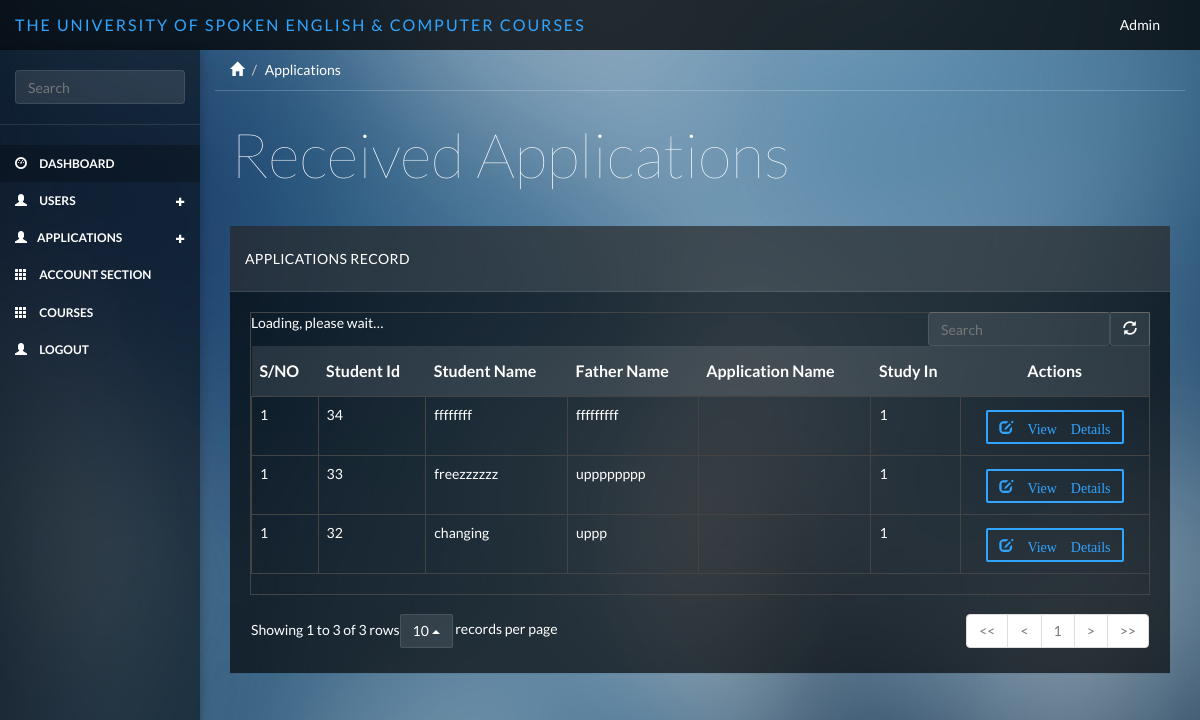
Before: /applications/applications_views with the older database file.
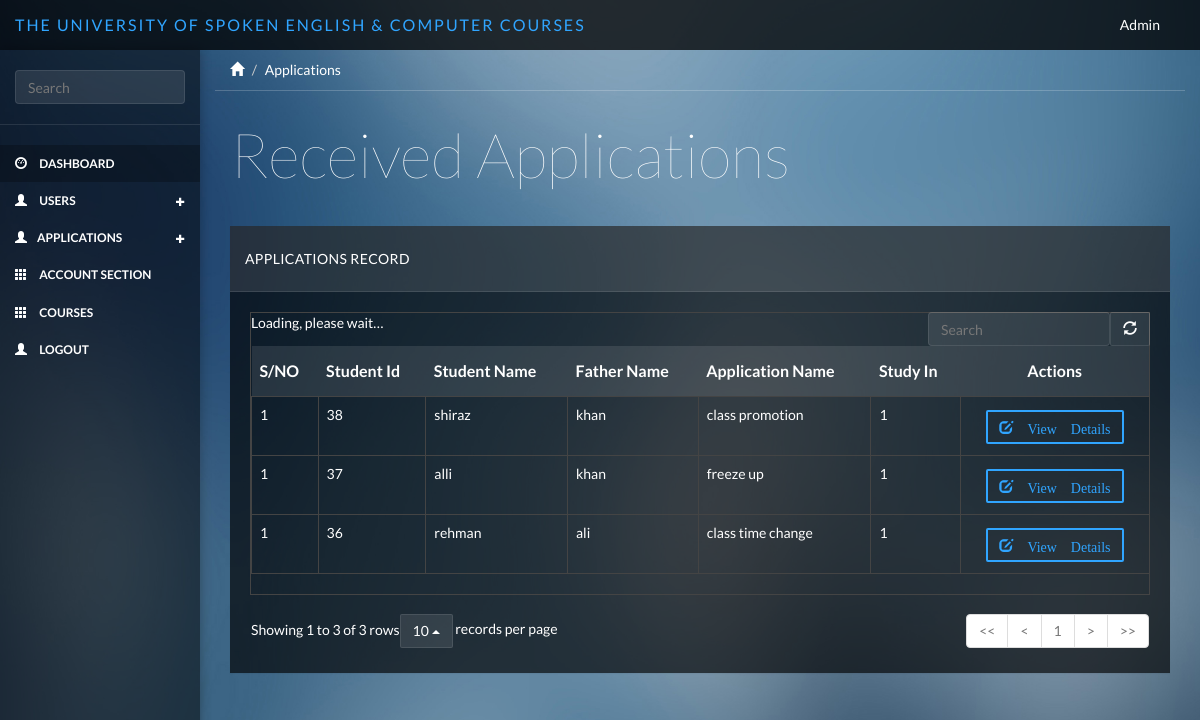
After: the same page with the newer database file.
### tables this page shows
CREATE TABLE IF NOT EXISTS `application` (
  `app_id` int(11) NOT NULL AUTO_INCREMENT,
  `fkuser_id` int(11) NOT NULL,
  `app_to` varchar(255) NOT NULL,
  `application_name` varchar(255) NOT NULL,
  `app_director` varchar(255) NOT NULL,
  `subject_line` varchar(255) NOT NULL,
  `yours_obediently` varchar(255) NOT NULL,
  `series` varchar(255) NOT NULL,
  `app_timing` varchar(255) NOT NULL,
  `teacher` varchar(255) NOT NULL,
  `chief_counselor` varchar(255) NOT NULL,
  `accountant` varchar(255) NOT NULL,
  `app_date` varchar(255) NOT NULL,
  `created_at` varchar(255) NOT NULL,
  `updated_at` varchar(255) NOT NULL,
  `created_by` varchar(255) NOT NULL,
  PRIMARY KEY (`app_id`)
);

CREATE TABLE IF NOT EXISTS `users` (
  `u_id` int(11) NOT NULL AUTO_INCREMENT,
  `name` varchar(255) NOT NULL,
  `f_name` varchar(255) NOT NULL,
  `age` varchar(255) NOT NULL,
  `contact` varchar(255) NOT NULL,
  `country_id` varchar(255) NOT NULL,
  `province_id` varchar(255) NOT NULL,
  `city_id` varchar(255) NOT NULL,
  `address` varchar(255) NOT NULL,
  `email` varchar(255) NOT NULL,
  `password` varchar(500) NOT NULL,
  `role` varchar(255) NOT NULL,
  `fktestresult_id` int(11) NOT NULL,
  `description` varchar(255) NOT NULL,
  `created_at` varchar(255) NOT NULL,
  `updated_at` varchar(255) NOT NULL,
  `created_by` varchar(255) NOT NULL,
  PRIMARY KEY (`u_id`)
);

### application/controllers/Applications.php (called while the page is built, shortened)
<?php
class Applications extends CI_Controller {
     public function applications_views(){
        $this->db->select('*');
        $this->db->from('application');
        $this->db->join('users','users.u_id = application.fkuser_id');
        $this->db->join('class_promotion_app','application.app_id = class_promotion_app.fkapp_id');
        $query = $this->db->get();
        $result['result'] = $query->result();
        $this->db->select('*');
        $this->db->from('application');
        $this->db->join('users','users.u_id = application.fkuser_id');
        $this->db->join('freeze_semester_app','application.app_id = freeze_semester_app.fkapp_id');
        $query = $this->db->get();
        $result['result_1'] = $query->result();
        $this->db->select('*');
        $this->db->from('application');
        $this->db->join('users','users.u_id = application.fkuser_id');
        $this->db->join('time_changing_app','application.app_id = time_changing_app.fkapp_id');
        $query = $this->db->get();
        $result['result_2'] = $query->result();
        $this->load->view('include/header');
        $this->load->view('include/sidebar');
        $this->load->view('applications/applications_view',$result);
        $this->load->view('include/footer');
    }
}

### index.php (called while the page is built, shortened)
<?php
require_once BASEPATH.'core/CodeIgniter.php';

### application/views/applications/applications_view.php (the view)
<div class="col-sm-9 col-sm-offset-3 col-lg-10 col-lg-offset-2 main">
    <div class="row">
        <ol class="breadcrumb">
            <li><a href="#"><span class="glyphicon glyphicon-home"></span></a></li>
            <li class="active">Applications </li>
        </ol>
    </div>
    <div class="row">
        <div class="col-lg-12">
            <h1 class="page-header">Received Applications</h1>
        </div>
    </div>
    <div class="row">
        <div class="col-lg-12">
            <div class="panel panel-default">
                <div  class="panel-heading">Applications Record</div>
                <div class="panel-body">
                    <table data-toggle="table" data-show-refresh="true" data-search="true" data-select-item-name="toolbar1" data-pagination="true" data-sort-name="name" data-sort-order="desc">
                        <thead>
                        <tr>
                            <th  data-sortable="true"><b>S/NO</b></th>
                            <th  data-sortable="true"><b>Student Id</b></th>
                            <th  data-sortable="true"><b>Student Name</b></th>
                            <th  data-sortable="true"><b>Father Name</b></th>
                            <th  data-sortable="true"><b>Application Name</b></th>
                            <th  data-sortable="true"><b>Study In</b></th>
                            <th  colspan="2" class="text-center"><b>Actions</b></th>
                        </tr>
                        </thead>
                        <tbody>
                            <?php foreach ($result  as $array)?>
                             <tr>
                                 <td>1</td>
                                 <td><?=$array->fkuser_id?></td>
                                 <td><?=$array->name?></td>
                                 <td><?=$array->f_name?></td>
                                 <td><?=$array->application_name?></td>
                                 <td>1</td>
                                 <td>
                                     <a href="" type="button" class="btn btn-primary glyphicon glyphicon-edit btn-outline margin"> View Details</a>
                                 </td>
                             </tr>
                             <?php foreach ($result_1  as $array)?>
                             <tr>
                                 <td>1</td>
                                 <td><?=$array->fkuser_id?></td>
                                 <td><?=$array->name?></td>
                                 <td><?=$array->f_name?></td>
                                 <td><?=$array->application_name?></td>
                                 <td>1</td>
                                 <td>
                                     <a href="" type="button" class="btn btn-primary glyphicon glyphicon-edit btn-outline margin"> View Details</a>
                                 </td>
                             </tr>
                             <?php foreach ($result_2  as $array)?>
                             <tr>
                                 <td>1</td>
                                 <td><?=$array->fkuser_id?></td>
                                 <td><?=$array->name?></td>
                                 <td><?=$array->f_name?></td>
                                 <td><?=$array->application_name?></td>
                                 <td>1</td>
                                 <td>
                                     <a href="" type="button" class="btn btn-primary glyphicon glyphicon-edit btn-outline margin"> View Details</a>
                                 </td>
                             </tr>
                        </tbody>
                    </table>
                </div>
            </div>
        </div>
    </div>
</div>

### application/views/include/header.php (shortened to what this page needs)
<!DOCTYPE html>
<html>
<head>
    <link href="<?=base_url()?>public/css/bootstrap.min.css" rel="stylesheet">
    <link href="<?=base_url()?>public/css/datepicker3.css" rel="stylesheet">
    <link href="<?=base_url()?>public/css/styles.css" rel="stylesheet">
</head>
<body>
<nav class="navbar navbar-inverse navbar-fixed-top" role="navigation">
    <div class="container-fluid">
        <div class="navbar-header">
            <a class="navbar-brand" href="#"><span>The University of Spoken English & Computer Courses</span></a>
            <ul class="nav navbar-top-links navbar-right">
                <li class="dropdown">
                    <a class="dropdown-toggle count-info" data-toggle="dropdown" href="#">
                       Admin
                    </a>
                </li>
            </ul>
        </div>
    </div>
</nav>

### application/views/include/sidebar.php (shortened to what this page needs)
<div id="sidebar-collapse" class="col-sm-3 col-lg-2 sidebar">
    <form role="search">
        <div class="form-group">
            <input type="text" class="form-control" placeholder="Search">
        </div>
    </form>
    <ul class="nav menu">
        <li class="active"><a href="<?= site_url()?>home"><span class="glyphicon glyphicon-dashboard"></span> Dashboard</a></li>
        <li class="parent ">
            <a href="#">
                <span class="glyphicon glyphicon-user"></span> Users <span data-toggle="collapse" href="#sub-item-1" class="icon pull-right"><em class="glyphicon glyphicon-s glyphicon-plus"></em></span>
            </a>
            <a href="#">
                <span class="glyphicon glyphicon-user"></span>Applications<span data-toggle="collapse" href="#sub-item-2" class="icon pull-right"><em class="glyphicon glyphicon-s glyphicon-plus"></em></span>
            </a>
        </li>
        <li>
            <a href="<?= site_url()?>accountsection/student_registration">
                <span class="glyphicon glyphicon-th"></span> Account Section
            </a>
        </li>
         <li>
            <a href="<?= site_url()?>courses/course_add">
                <span class="glyphicon glyphicon-th"></span> Courses
            </a>
        </li>
        <li>
            <a href="<?= site_url()?>home">
                <span class="glyphicon glyphicon-user"></span> Logout
            </a>
        </li>
    </ul>
</div>

### application/views/include/footer.php (shortened to what this page needs)
</body>
</html>

### public/css/styles.css (style rules this page uses)
body { background-color: #444; background-image: url(../bg/blurred-background-1.jpg); background-size: cover; -webkit-background-size: cover; -moz-background-size: cover; -o-background-size: cover; font-family: 'Lato'; padding-top: 50px; color: #fff; }
.row { margin: 0; }
.panel-body { padding: 20px; }
.main { padding-bottom: 20px; }
a, a:hover, a:focus { color: #fff; }
h1, h2, h3, h4, h5, h6 { color: #fff; }
h1 { font-weight: 100; font-size: 62px; }
.glyphicon-s { font-size: 0.75em; }
.form-control { border: 1px solid rgba(255, 255, 255, .1); box-shadow: none; background: rgba(255, 255, 255, .1); }
.navbar-header .navbar-brand { color: #fff; font-size: 16px; text-transform: uppercase; font-weight: 500; letter-spacing: 2px; }
.navbar-header .navbar-brand span { color: #30a5ff; }
.dropdown { background: rgba(255, 255, 255, .1); background: none; float: left; margin: 5px; }
.navbar-top-links li:last-child { margin-right: 10px; }
.margin { margin: 4px 2px; }
.btn-primary, .btn-primary:hover, .btn-primary:focus, .btn-primary:active, .btn-primary.active, .open > .dropdown-toggle.btn-primary, .btn-primary.disabled, .btn-primary[disabled], fieldset[disabled] .btn-primary, .btn-primary.disabled:hover, .btn-primary[disabled]:hover, fieldset[disabled] .btn-primary:hover, .btn-primary.disabled:focus, .btn-primary[disabled]:focus, fieldset[disabled] .btn-primary:focus, .btn-primary.disabled:active, .btn-primary[disabled]:active, fieldset[disabled] .btn-primary:active, .btn-primary.disabled.active, .btn-primary[disabled].active, fieldset[disabled] .btn-primary.active { background-color: #30a5ff; border-color: #30a5ff; }
.btn { border-radius: 2px; }
.btn-outline { background: none; border-width: 2px; padding: 5px 11px; }
.btn-outline.btn-primary { color: #30a5ff; }
.panel { border: 0; background: #333; background: rgba(0, 0, 0, .65); border-radius: 0; margin-top: -1px; }
.panel-heading { font-size: 18px; font-weight: 300; letter-spacing: 0.025em; height: 66px; line-height: 45px; border-radius: 0; }
.panel-default .panel-heading { background: #444; background: rgba(255, 255, 255, .1); border-bottom: 1px solid rgba(255, 255, 255, .1); color: #fff; text-transform: uppercase; font-size: 14px; font-weight: 500; }
.navbar { border: 0; background: rgba(0, 0, 0, .75); }
.sidebar { display: block; background-color: #333; background: rgba(0, 0, 0, .5); padding: 0; display: none; }
.sidebar form { padding: 20px 15px 5px 15px; margin-bottom: 20px; border-bottom: 1px solid rgba(255, 255, 255, .1); }
.sidebar ul.nav { text-transform: uppercase; font-size: 12px; font-weight: 700; }
@media (min-width: 768px) { .sidebar { display: block; position: fixed; top: 50px; bottom: 0; left: 0; z-index: 1000; display: block; margin: 0; padding: 0; overflow-x: hidden; overflow-y: auto; box-shadow: 1px 0px 10px rgba(0, 0, 0, .25); } }
@media (min-width: 768px) { .navbar-header { width: 100%; } }
.sidebar ul.nav .active a, .sidebar ul.nav li.parent a.active, .sidebar ul.nav .active > a:hover, .sidebar ul.nav li.parent a.active:hover, .sidebar ul.nav .active > a:focus, .sidebar ul.nav li.parent a.active:focus { color: #fff; background-color: rgba(0, 0, 0, 0.25); }
.sidebar span.glyphicon { margin-right: 10px; }
.breadcrumb { border-radius: 0; padding: 10px 15px; background: none; box-shadow: 0 1px 0px rgba(255, 255, 255, .2); margin: 0 ; }
.breadcrumb li { color: #fff; }
.breadcrumb .active { color: #fff; }
h1.page-header { margin-top: 30px; margin-bottom: 30px; border-bottom: 0; color: #fff; }
.table { background: none; }

Changed rows visible on the page:
removed application: fkuser "34"
removed users: name "ffffffff", f_name "fffffffff"
removed application: fkuser "33"
removed users: name "freezzzzzz", f_name "upppppppp"
removed application: fkuser "32", fkuser.name "changing", fkuser.f_name "uppp"
added application: fkuser "38", fkuser.name "shiraz", fkuser.f_name "khan", application_name "class promotion"
added application: fkuser "37", fkuser.name "alli", fkuser.f_name "khan", application_name "freeze up"
added application: fkuser "36", fkuser.name "rehman", fkuser.f_name "ali", application_name "class time change"
